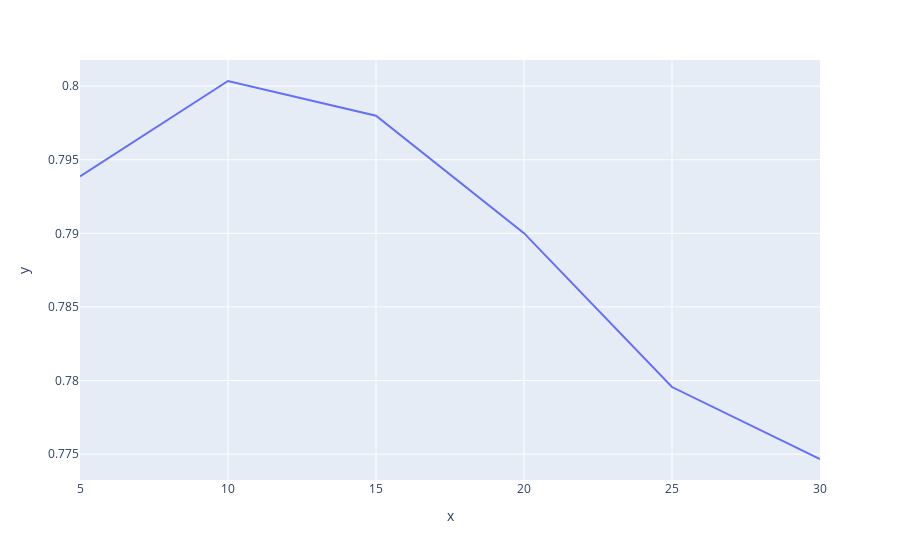

The cell this chart's notebook holds for it:
### Code cell
px.line(x=max_depths, y=scores)

### Figure 1 — Plotly figure (JSON) as saved in the notebook; plotly's stock layout.template omitted (floating-point values rounded to 4 significant figures)
{"data": [{"hovertemplate": "x=%{x}<br>y=%{y}<extra></extra>", "legendgroup": "", "line": {"color": "#636efa", "dash": "solid"}, "mode": "lines", "name": "", "showlegend": false, "type": "scatter", "x": [5, 10, 15, 20, 25, 30], "xaxis": "x", "y": [0.7939, 0.8003, 0.798, 0.79, 0.7796, 0.7747], "yaxis": "y"}], "layout": {"autosize": true, "legend": {"tracegroupgap": 0}, "margin": {"t": 60}, "xaxis": {"anchor": "y", "autorange": true, "domain": [0, 1], "range": [5, 30], "title": {"text": "x"}, "type": "linear"}, "yaxis": {"anchor": "x", "autorange": true, "domain": [0, 1], "range": [0.7732, 0.8018], "title": {"text": "y"}, "type": "linear"}}}
